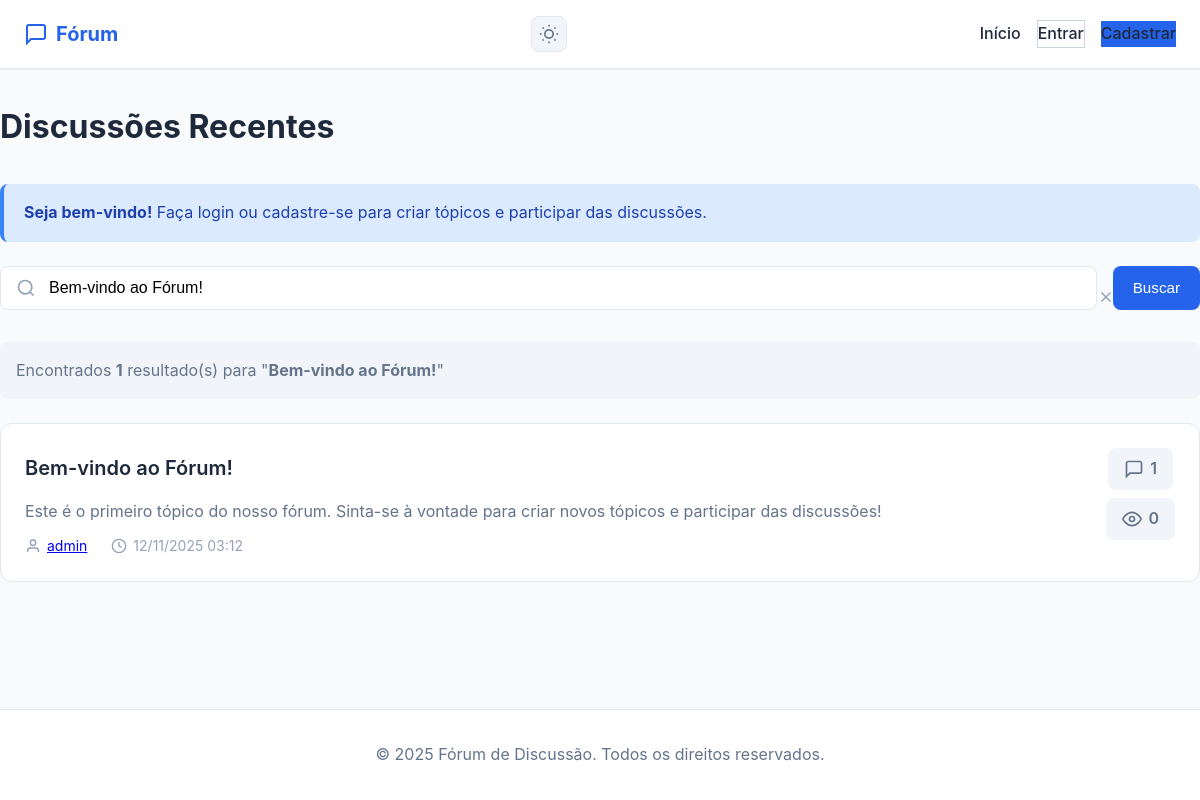
/index.php?busca=Bem-vindo ao Fórum!, run on the app's committed database.
### tables this page shows
CREATE TABLE topicos (
    id INT AUTO_INCREMENT PRIMARY KEY,
    id_usuario INT NOT NULL,
    titulo VARCHAR(200) NOT NULL,
    conteudo TEXT NOT NULL,
    visualizacoes INT DEFAULT 0,
    data_criacao DATETIME DEFAULT CURRENT_TIMESTAMP,
    FOREIGN KEY (id_usuario) REFERENCES usuarios(id) ON DELETE CASCADE,
    INDEX idx_data_criacao (data_criacao DESC),
    INDEX idx_usuario (id_usuario)
);

CREATE TABLE usuarios (
    id INT AUTO_INCREMENT PRIMARY KEY,
    nome_usuario VARCHAR(50) UNIQUE NOT NULL,
    email VARCHAR(100) UNIQUE NOT NULL,
    senha_hash VARCHAR(255) NOT NULL,
    data_cadastro DATETIME DEFAULT CURRENT_TIMESTAMP,
    INDEX idx_email (email),
    INDEX idx_nome_usuario (nome_usuario)
);

### config.php (called while the page is built, shortened)
<?php
function limparInput($data) {
    $data = trim($data);
    $data = stripslashes($data);
    $data = htmlspecialchars($data, ENT_QUOTES, 'UTF-8');
    return $data;
}
function estaLogado() {
    return isset($_SESSION['user_id']) && !empty($_SESSION['user_id']);
}
?>

### index.php (the view, shortened to what this page needs)
<?php
require_once 'config.php';
$topicos_por_pagina = 10;
$pagina_atual = isset($_GET['pagina']) ? max(1, intval($_GET['pagina'])) : 1;
$offset = ($pagina_atual - 1) * $topicos_por_pagina;
$busca = isset($_GET['busca']) ? limparInput($_GET['busca']) : '';
$where = '';
$params = [];
$types = '';
if (!empty($busca)) {
    $where = "WHERE t.titulo LIKE ?";
    $busca_param = "%$busca%";
    $params[] = $busca_param;
    $types = 's';
}
$conn = conectarDB();
$sql_count = "SELECT COUNT(*) as total FROM topicos t $where";
if (!empty($params)) {
    $stmt_count = $conn->prepare($sql_count);
    $stmt_count->bind_param($types, ...$params);
    $stmt_count->execute();
    $total_topicos = $stmt_count->get_result()->fetch_assoc()['total'];
} else {
    $total_topicos = $conn->query($sql_count)->fetch_assoc()['total'];
}
$sql = "SELECT t.id, t.titulo, t.conteudo, t.data_criacao, t.visualizacoes,
               u.nome_usuario, u.id as id_autor,
               (SELECT COUNT(*) FROM respostas WHERE id_topico = t.id) as total_respostas
        FROM topicos t
        INNER JOIN usuarios u ON t.id_usuario = u.id
        $where
        ORDER BY t.data_criacao DESC
        LIMIT ? OFFSET ?";
$stmt = $conn->prepare($sql);
if (!empty($params)) {
    $params[] = $topicos_por_pagina;
    $params[] = $offset;
    $types .= 'ii';
    $stmt->bind_param($types, ...$params);
} else {
    $stmt->bind_param("ii", $topicos_por_pagina, $offset);
}
$stmt->execute();
$resultado = $stmt->get_result();
include 'includes/header.php';
?>
<div class="page-header">
    <h1>Discussões Recentes</h1>
</div>
<?php if (!estaLogado()): ?>
    <div class="alert alert-info">
        <strong>Seja bem-vindo!</strong> Faça login ou cadastre-se para criar tópicos e participar das discussões.
    </div>
<?php endif; ?>
<div class="search-bar">
    <form method="GET" action="" class="search-form">
        <div class="search-input-group">
            <svg width="20" height="20" viewBox="0 0 24 24" fill="none" stroke="currentColor" stroke-width="2">
                <circle cx="11" cy="11" r="8"></circle>
                <path d="m21 21-4.35-4.35"></path>
            </svg>
            <input
                type="text"
                name="busca"
                placeholder="Buscar tópicos..."
                value="<?php echo htmlspecialchars($busca); ?>"
            >
            <?php if (!empty($busca)): ?>
                <a href="/forum/index.php" class="clear-search" title="Limpar busca">
                    <svg width="18" height="18" viewBox="0 0 24 24" fill="none" stroke="currentColor" stroke-width="2">
                        <line x1="18" y1="6" x2="6" y2="18"></line>
                        <line x1="6" y1="6" x2="18" y2="18"></line>
                    </svg>
                </a>
            <?php endif; ?>
        </div>
        <button type="submit" class="btn btn-primary">Buscar</button>
    </form>
</div>
<?php if (!empty($busca)): ?>
    <div class="search-results-info">
        <p>Encontrados <strong><?php echo $total_topicos; ?></strong> resultado(s) para "<strong><?php echo htmlspecialchars($busca); ?></strong>"</p>
    </div>
<?php endif; ?>
<div class="topicos-lista">
    <?php if ($resultado && $resultado->num_rows > 0): ?>
        <?php while ($topico = $resultado->fetch_assoc()): ?>
            <div class="topico-card">
                <div class="topico-info">
                    <h2 class="topico-titulo">
                        <a href="/forum/topicos/ver.php?id=<?php echo $topico['id']; ?>">
                            <?php echo limparInput($topico['titulo']); ?>
                        </a>
                    </h2>
                    <p class="topico-preview">
                        <?php
                        $preview = limparInput($topico['conteudo']);
                        echo strlen($preview) > 150 ? substr($preview, 0, 150) . '...' : $preview;
                        ?>
                    </p>
                    <div class="topico-meta">
                        <span class="autor">
                            <svg width="16" height="16" viewBox="0 0 24 24" fill="none" stroke="currentColor" stroke-width="2">
                                <path d="M20 21v-2a4 4 0 0 0-4-4H8a4 4 0 0 0-4 4v2"></path>
                                <circle cx="12" cy="7" r="4"></circle>
                            </svg>
                            <a href="/forum/usuario/perfil.php?id=<?php echo $topico['id_autor']; ?>">
                                <?php echo limparInput($topico['nome_usuario']); ?>
                            </a>
                        </span>
                        <span class="data">
                            <svg width="16" height="16" viewBox="0 0 24 24" fill="none" stroke="currentColor" stroke-width="2">
                                <circle cx="12" cy="12" r="10"></circle>
                                <polyline points="12 6 12 12 16 14"></polyline>
                            </svg>
                            <?php
                            $data = new DateTime($topico['data_criacao']);
                            echo $data->format('d/m/Y H:i');
                            ?>
                        </span>
                    </div>
                </div>
                <div class="topico-stats">
                    <div class="stat">
                        <svg width="20" height="20" viewBox="0 0 24 24" fill="none" stroke="currentColor" stroke-width="2">
                            <path d="M21 15a2 2 0 0 1-2 2H7l-4 4V5a2 2 0 0 1 2-2h14a2 2 0 0 1 2 2z"></path>
                        </svg>
                        <span><?php echo $topico['total_respostas']; ?></span>
                    </div>
                    <div class="stat">
                        <svg width="20" height="20" viewBox="0 0 24 24" fill="none" stroke="currentColor" stroke-width="2">
                            <path d="M1 12s4-8 11-8 11 8 11 8-4 8-11 8-11-8-11-8z"></path>
                            <circle cx="12" cy="12" r="3"></circle>
                        </svg>
                        <span><?php echo $topico['visualizacoes']; ?></span>
                    </div>
                </div>
            </div>
        <?php endwhile; ?>
    <?php endif; ?>
</div>
<?php
include 'includes/footer.php';
?>

### assets/css/style.css (style rules this page uses)
* { margin: 0; padding: 0; box-sizing: border-box; }
:root { --primary: #2563eb; --primary-hover: #1d4ed8; --secondary: #64748b; --success: #10b981; --danger: #ef4444; --warning: #f59e0b; --info: #3b82f6; --bg-main: #f8fafc; --bg-card: #ffffff; --bg-hover: #f1f5f9; --text-primary: #1e293b; --text-secondary: #64748b; --text-light: #94a3b8; --border: #e2e8f0; --border-dark: #cbd5e1; --shadow-sm: 0 1px 2px 0 rgba(0, 0, 0, 0.05); --shadow-md: 0 4px 6px -1px rgba(0, 0, 0, 0.1); --shadow-lg: 0 10px 15px -3px rgba(0, 0, 0, 0.1); --radius-sm: 6px; --radius-md: 8px; --radius-lg: 12px; }
body { font-family: -apple-system, BlinkMacSystemFont, 'Segoe UI', Roboto, 'Helvetica Neue', Arial, sans-serif; background: var(--bg-main); color: var(--text-primary); line-height: 1.6; min-height: 100vh; display: flex; flex-direction: column; transition: background 0.3s, color 0.3s; }
.page-header { display: flex; justify-content: space-between; align-items: center; margin-bottom: 2rem; }
.page-header h1 { font-size: 2rem; color: var(--text-primary); }
.btn { display: inline-flex; align-items: center; gap: 0.5rem; padding: 0.625rem 1.25rem; font-size: 0.95rem; font-weight: 500; border-radius: var(--radius-md); border: none; cursor: pointer; text-decoration: none; transition: all 0.2s; }
.btn-primary { background: var(--primary); color: white; }
.alert { padding: 1rem 1.25rem; border-radius: var(--radius-md); margin-bottom: 1.5rem; border-left: 4px solid; }
.alert-info { background: #dbeafe; border-color: var(--info); color: #1e40af; }
.topicos-lista { display: flex; flex-direction: column; gap: 1rem; }
.topico-card { background: var(--bg-card); border: 1px solid var(--border); border-radius: var(--radius-lg); padding: 1.5rem; display: flex; justify-content: space-between; align-items: flex-start; transition: all 0.2s; }
.topico-info { flex: 1; }
.topico-titulo { margin-bottom: 0.75rem; }
.topico-titulo a { color: var(--text-primary); text-decoration: none; font-size: 1.25rem; font-weight: 600; transition: color 0.2s; }
.topico-preview { color: var(--text-secondary); margin-bottom: 0.75rem; line-height: 1.5; }
.topico-meta { display: flex; gap: 1.5rem; font-size: 0.875rem; color: var(--text-light); }
.topico-meta span { display: flex; align-items: center; gap: 0.375rem; }
.topico-stats { display: flex; flex-direction: column; align-items: center; gap: 0.5rem; }
.stat { display: flex; align-items: center; gap: 0.375rem; padding: 0.5rem 1rem; background: var(--bg-hover); border-radius: var(--radius-md); color: var(--text-secondary); font-weight: 600; }
.search-bar { margin-bottom: 2rem; }
.search-form { display: flex; gap: 1rem; }
.search-input-group { flex: 1; position: relative; display: flex; align-items: center; }
.search-input-group svg:first-child { position: absolute; left: 1rem; color: var(--text-light); }
.search-input-group input { width: 100%; padding: 0.75rem 3rem 0.75rem 3rem; border: 1px solid var(--border); border-radius: var(--radius-md); font-size: 1rem; transition: all 0.2s; }
.clear-search { position: absolute; right: 1rem; color: var(--text-light); transition: color 0.2s; }
.search-results-info { margin-bottom: 1.5rem; padding: 1rem; background: var(--bg-hover); border-radius: var(--radius-md); color: var(--text-secondary); }

### data on the page
topicos: titulo "Bem-vindo ao Fórum!", conteudo "Este é o primeiro tópico do nosso fórum. Sinta-se à vontade para criar novos tópicos e participar das discussões!", id_usuario.nome_usuario "admin", data_criacao "12/11/2025 03:12", total_respostas "1", visualizacoes "0"

### other printed values
$total_topicos "1"
$busca "Bem-vindo ao Fórum!"
